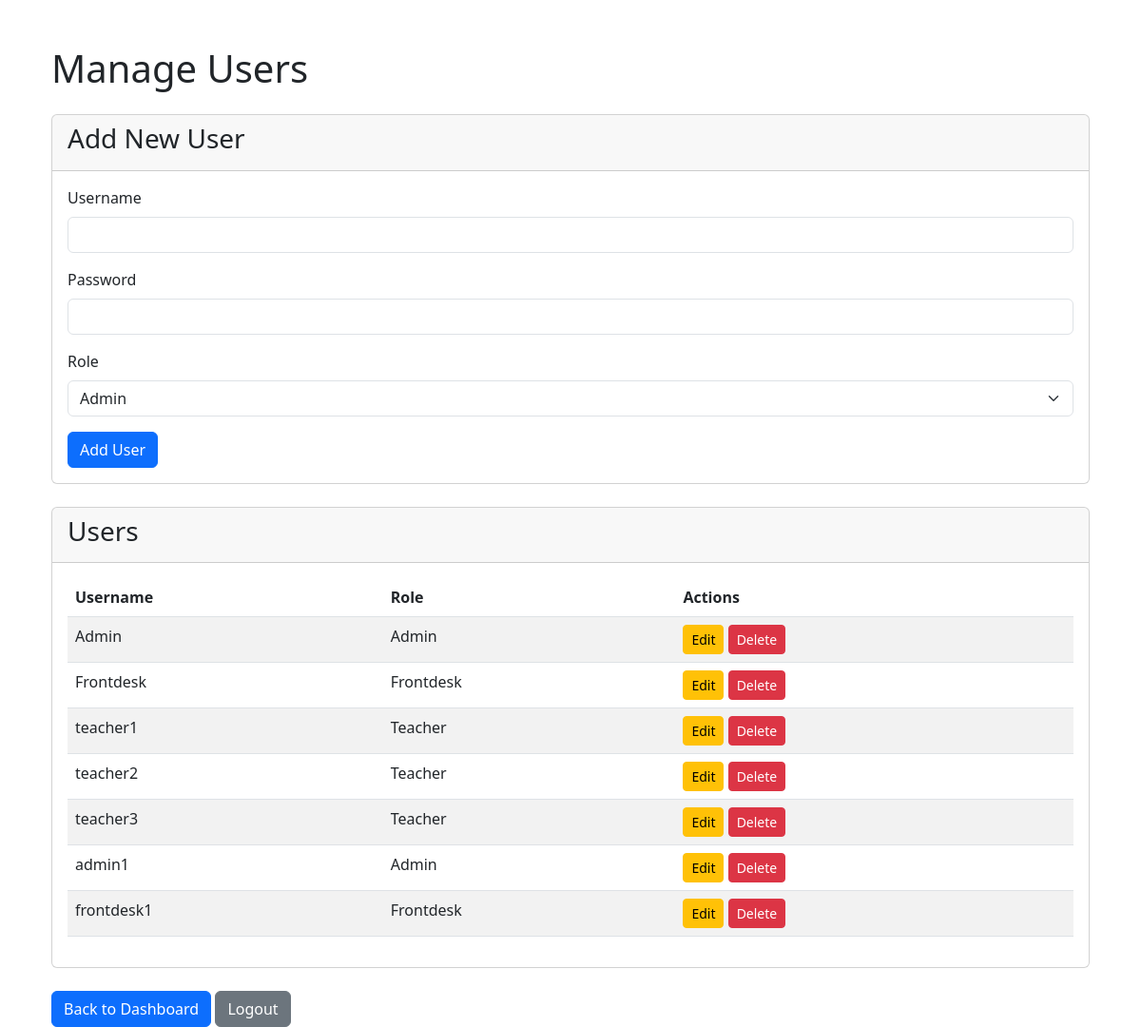
/admin/users (signed in), run on the app's committed database.
### models.py (models this page shows, shortened)
class User(db.Model, UserMixin):
    id = db.Column(db.Integer, primary_key=True)
    username = db.Column(db.String(80), unique=True, nullable=False)
    password_hash = db.Column(db.String(128), nullable=False)
    role = db.Column(db.String(20), nullable=False)  # admin, frontdesk, teacher
    classes = db.relationship('Class', backref='teacher', lazy=True)

### routes/admin.py (the view, shortened to what this page needs)
@bp.route('/admin/users', methods=['GET', 'POST'])
@login_required
def users():
    if current_user.role != 'admin':
        flash('Access denied: Admins only.', 'danger')
        return redirect(url_for('auth.login'))
    users = User.query.all()
    return render_template('admin_users.html', users=users)

### app.py (called while the page is built)
@login_manager.user_loader
def load_user(user_id):
    from models import User
    return User.query.get(int(user_id))

### templates/admin_users.html (shortened to what this page needs)
{% extends 'base.html' %}
{% block content %}
<div class="container mt-5">
    <h1 class="mb-4">Manage Users</h1>
    <div class="card mb-4">
        <div class="card-header">
            <h3>Add New User</h3>
        </div>
        <div class="card-body">
            <form method="POST" action="{{ url_for('admin.users') }}">
                <div class="mb-3">
                    <label for="username" class="form-label">Username</label>
                    <input type="text" class="form-control" id="username" name="username" required>
                </div>
                <div class="mb-3">
                    <label for="password" class="form-label">Password</label>
                    <input type="password" class="form-control" id="password" name="password" required>
                </div>
                <div class="mb-3">
                    <label for="role" class="form-label">Role</label>
                    <select class="form-select" id="role" name="role" required>
                        <option value="admin">Admin</option>
                    </select>
                </div>
                <button type="submit" name="add_user" class="btn btn-primary">Add User</button>
            </form>
        </div>
    </div>
    {% if users %}
        <div class="card mb-4">
            <div class="card-header">
                <h3>Users</h3>
            </div>
            <div class="card-body">
                <table class="table table-striped">
                    <thead>
                        <tr>
                            <th>Username</th>
                            <th>Role</th>
                            <th>Actions</th>
                        </tr>
                    </thead>
                    <tbody>
                        {% for user in users %}
                            <tr>
                                <td>{{ user.username }}</td>
                                <td>{{ user.role | capitalize }}</td>
                                <td>
                                    <button type="button" class="btn btn-warning btn-sm" data-bs-toggle="modal" data-bs-target="#editUserModal{{ user.id }}">
                                        Edit
                                    </button>
                                    <form method="POST" action="{{ url_for('admin.users') }}" class="d-inline" onsubmit="return confirm('Are you sure you want to delete {{ user.username }}?');">
                                        <button type="submit" name="delete_user" class="btn btn-danger btn-sm">Delete</button>
                                    </form>
                                </td>
                            </tr>
                        {% endfor %}
                    </tbody>
                </table>
            </div>
        </div>
    {% else %}
        <p>No users found.</p>
    {% endif %}
    <a href="{{ url_for('admin.dashboard') }}" class="btn btn-primary">Back to Dashboard</a>
    <a href="{{ url_for('auth.logout') }}" class="btn btn-secondary">Logout</a>
</div>
{% endblock %}

### data on the page
User: username "Admin", role "Admin"
User: username "Frontdesk", role "Frontdesk"
User: username "teacher1", role "Teacher"
User: username "teacher2", role "Teacher"
User: username "teacher3", role "Teacher"
User: username "admin1", role "Admin"
User: username "frontdesk1", role "Frontdesk"
